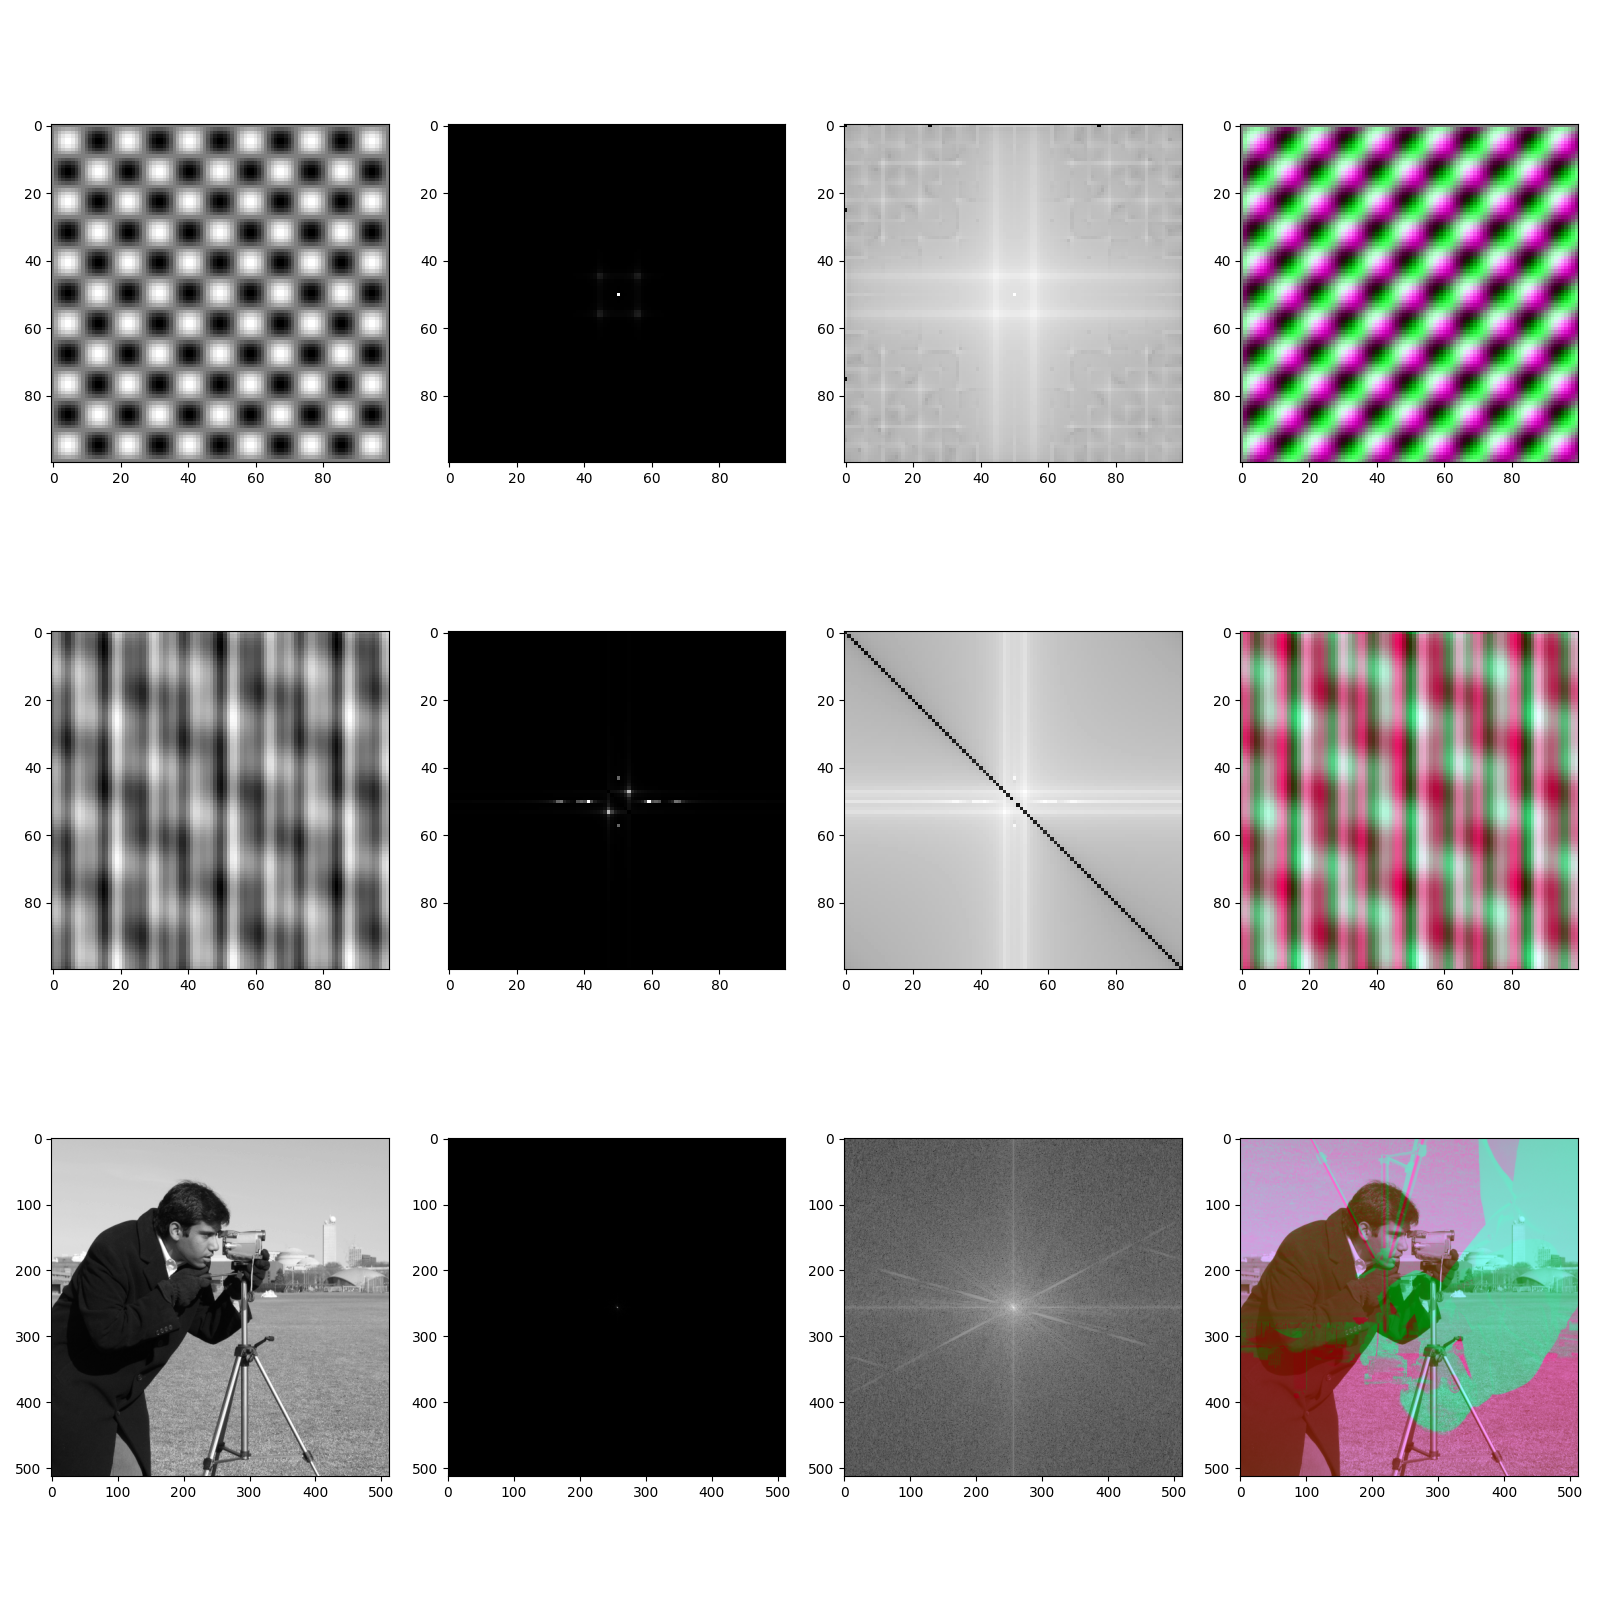

This figure's Python source:
import numpy as np
import matplotlib.pyplot as plt
import skimage.data as data

# Values
N = 100
D = 8
L = np.power(2, D)-1

# Define figure
fig, ax = plt.subplots(3,4, figsize=(16,16))

## Ex 1
x = np.linspace(0,11*np.pi,N)
sin = np.sin(x)
img = sin[:, np.newaxis]*sin[np.newaxis, :]

# Normalizing
img = (img - np.min(img))
img = (img/np.max(img))
img = np.rint(img*L)

# Fourier transformate
img_ft = np.fft.fftshift(np.fft.fft2(img))

## Ex 2
lin = np.linspace(0, 11*np.pi, 100)
x, y = np.meshgrid(lin, lin)

ampl = [5,3,4,7,8]
angl = [np.pi*2, np.pi*1.5, np.pi*4, np.pi*0.75, np.pi*3]
wave = [2,5,3,9,4]

zero = np.zeros((100,100))
        
for items in zip(ampl,angl,wave):
    zero += items[0]*np.sin(2*np.pi*(x*np.cos(items[1])+y*np.sin(items[1]))*(1/items[2]))

zero_ft = np.fft.fftshift(np.fft.fft2(zero))

camera = data.camera()
camera_ft = np.fft.fftshift(np.fft.fft2(camera))

# Ex 3
def redGreenBlue(image):
    x,y = np.shape(image)
    color_matrix = np.zeros((x,y,3))
    
    def Red(image):
        red = np.fft.ifftshift(np.real(image))
        red = np.fft.ifft2(red).real
        red = (red - np.min(red))
        red = (red / np.max(red))

        color_matrix[:,:, 0] = red
    
    def Green(image):
        green = np.fft.ifftshift(np.imag(image)*1j)
        green = np.fft.ifft2(green).real
        green = (green - np.min(green))
        green = (green / np.max(green))
        
        color_matrix[:,:, 1] = green
        
    
    def Blue(image):
        blue = np.fft.ifftshift(image)
        blue = np.fft.ifft2(blue).real
        blue = (blue - np.min(blue))
        blue = (blue / np.max(blue))
        
        color_matrix[:,:,2] = blue
        
    Red(image)
    Blue(image)
    Green(image)
    
    return color_matrix

# Plotting
ax[0,0].imshow(img, cmap='binary_r')
ax[0,1].imshow(np.abs(img_ft), cmap='binary_r')
ax[0,2].imshow(np.log(np.abs(img_ft)),cmap='binary_r')
ax[0,3].imshow(redGreenBlue(img_ft))

ax[1,0].imshow(zero, cmap='binary_r')
ax[1,1].imshow(np.abs(zero_ft), cmap='binary_r')
ax[1,2].imshow(np.log(np.abs(zero_ft)),cmap='binary_r')
ax[1,3].imshow(redGreenBlue(zero_ft))

ax[2,0].imshow(camera, cmap='binary_r')
ax[2,1].imshow(np.abs(camera_ft), cmap='binary_r')
ax[2,2].imshow(np.log(np.abs(camera_ft)),cmap='binary_r')
ax[2,3].imshow(redGreenBlue(camera_ft))

# Saving fig
plt.tight_layout()
plt.savefig('Lab05/lab05.png')